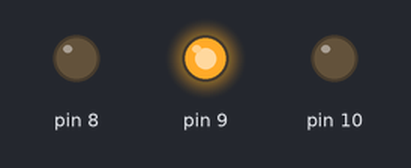
This sketch was run on a simulated Arduino Uno, built with avr-gcc and run on an emulated ATmega328P. On the bench: output pins drawn as LEDs (lit = HIGH).

Above: at 1.0 s.
At 5.0 s:
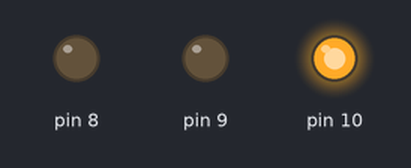
At 10.0 s:
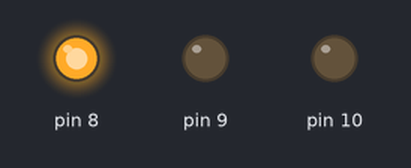
Timing chart, 0 to 15.6 s (numbered marks = the images above):
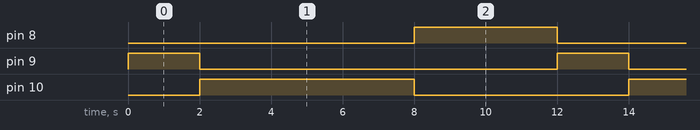

The sketch:

sem_foro_POO.ino
```cpp
class Led {
  int pino;
public:
  Led(int _pino) {
    pino = _pino;
    pinMode(pino, OUTPUT);
  }
  void on() { digitalWrite(pino, HIGH); }
  void off() { digitalWrite(pino, LOW); }
};

class Semaforo {
  Led vermelho, amarelo, verde;
public:
  Semaforo(int pVermelho, int pAmarelo, int pVerde)
    : vermelho(pVermelho), amarelo(pAmarelo), verde(pVerde) {}

  void ciclo() {
    vermelho.off(); amarelo.on(); verde.off();
    delay(2000);


    amarelo.off(); vermelho.on(); verde.off();
    delay(6000);


    vermelho.off(); amarelo.off(); verde.on();
    delay(4000);
  }
};

Semaforo semaforo(10, 9, 8);

void setup() {
}

void loop() {
  semaforo.ciclo();
}
```

Measured:
- by itself, pin 8: alternates HIGH for 4.0 s and LOW for 8.0 s
- by itself, pin 9: alternates HIGH for 2.0 s and LOW for 10.0 s
- by itself, pin 10: alternates HIGH for 6.0 s and LOW for 6.0 s
